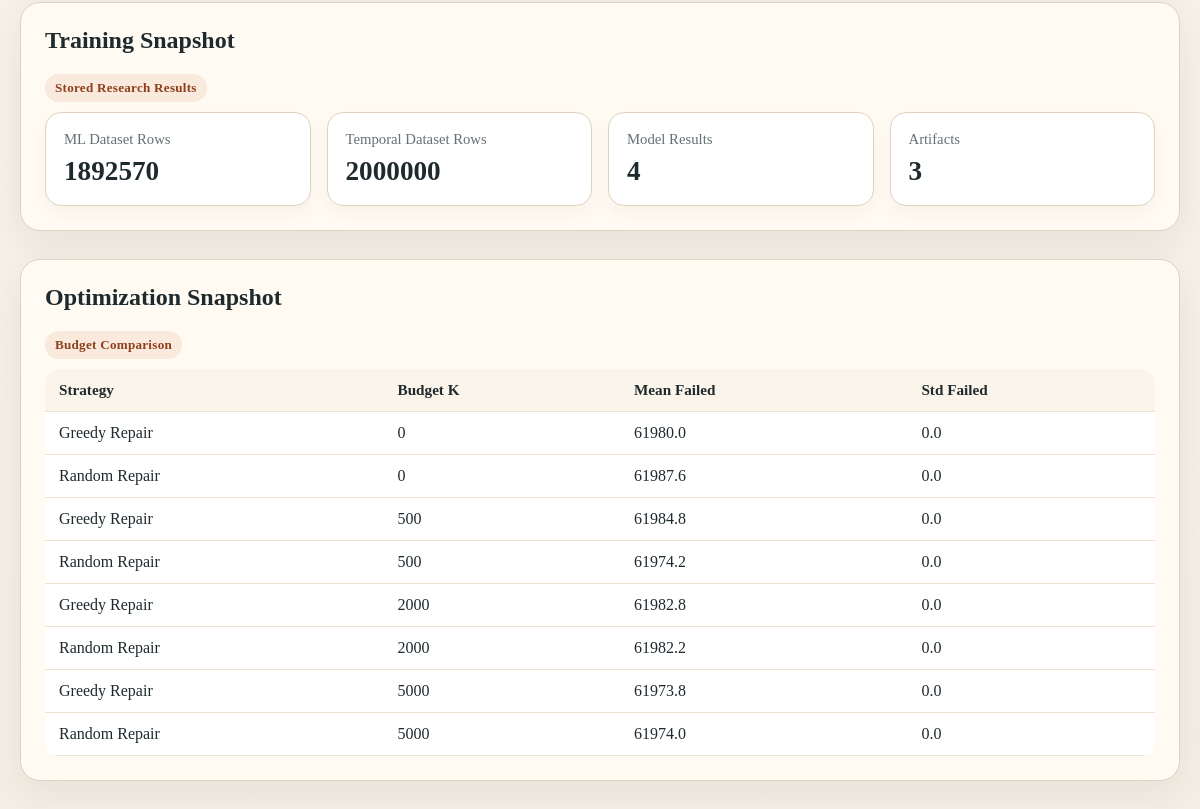
Before: / (lower part) with the older database file.
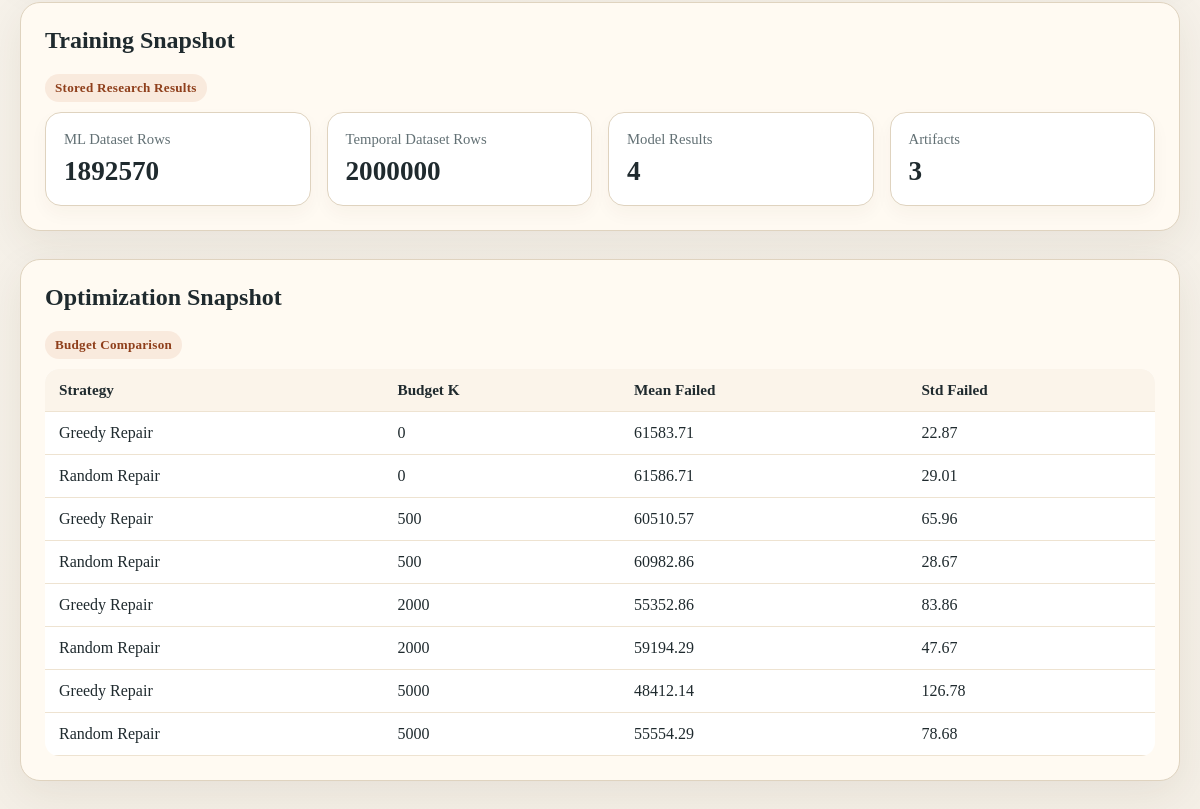
After: the same page with the newer database file.
### dashboard/models.py (models this page shows, shortened)
class TimeStampedModel(models.Model):
    created_at = models.DateTimeField(auto_now_add=True)
    updated_at = models.DateTimeField(auto_now=True)
    class Meta:
        abstract = True

class OptimizationResult(TimeStampedModel):
    run = models.ForeignKey(
        ExperimentRun,
        on_delete=models.CASCADE,
        related_name="optimization_results",
    )
    strategy_name = models.CharField(max_length=120)
    budget_k = models.PositiveIntegerField()
    mean_failed = models.FloatField()
    std_failed = models.FloatField(default=0.0)
    resilience_score = models.FloatField(null=True, blank=True)
    metadata = models.JSONField(default=dict, blank=True)
    class Meta:
        ordering = ["strategy_name", "budget_k"]
        unique_together = ("run", "strategy_name", "budget_k")

### dashboard/views.py (the view)
# urls.py: path("", views.dashboard, name="dashboard"),
def dashboard(request):
    context = get_dashboard_state(request)
    return render(request, "dashboard/dashboard.html", context)

### dashboard/views.py (called while the page is built, shortened)
def repo_root():
    return Path(__file__).resolve().parents[2]

def dashboard_artifact_dir():
    return repo_root() / "data" / "dashboard_artifacts"

@lru_cache(maxsize=64)
def _load_json_cached(path_str):
    path = Path(path_str)
    if not path.exists():
        return None
    try:
        with open(path, "r", encoding="utf-8") as file:
            return json.load(file)
    except json.JSONDecodeError:
        return None

def load_json(path: Path):
    return _load_json_cached(str(path))

@lru_cache(maxsize=32)
def _load_pickle_cached(path_str):
    path = Path(path_str)
    if not path.exists():
        return None
    with open(path, "rb") as file:
        return pickle.load(file)

def load_pickle(path: Path):
    return _load_pickle_cached(str(path))

def parse_custom_scale(raw_value):
    if raw_value in (None, ""):
        return None

def select_severity(severity_slug):
    severities = available_severities()
    severity_map = {item["slug"]: item for item in severities}
    return severity_map.get(severity_slug, severities[0]), severities

def load_roads_geojson():
    return load_json(repo_root() / "data" / "gis" / "roads_final.geojson")

### dashboard/templates/dashboard/dashboard.html (shortened to what this page needs)
{% extends "dashboard/base.html" %}
{% block head_extras %}
<link rel="stylesheet" href="https://unpkg.com/leaflet/dist/leaflet.css"/>
{% endblock %}
{% block content %}
<section class="section">
    <h2>Training Snapshot</h2>
    <span class="kicker">Stored Research Results</span>
    {% if latest_training_run %}
        <div class="grid">
            <div class="card">
                <div class="label">ML Dataset Rows</div>
                <div class="value">{{ latest_training_run.metrics.ml_dataset_rows|default:"0" }}</div>
            </div>
            <div class="card">
                <div class="label">Temporal Dataset Rows</div>
                <div class="value">{{ latest_training_run.metrics.temporal_dataset_rows|default:"0" }}</div>
            </div>
            <div class="card">
                <div class="label">Model Results</div>
                <div class="value">{{ latest_training_run.model_results.count }}</div>
            </div>
            <div class="card">
                <div class="label">Artifacts</div>
                <div class="value">{{ latest_training_run.artifacts.count }}</div>
            </div>
        </div>
    {% else %}
        <p>No training run found.</p>
    {% endif %}
</section>
<section class="section">
    <h2>Optimization Snapshot</h2>
    <span class="kicker">Budget Comparison</span>
    {% if optimization_rows %}
        <table>
            <thead>
                <tr>
                    <th>Strategy</th>
                    <th>Budget K</th>
                    <th>Mean Failed</th>
                    <th>Std Failed</th>
                </tr>
            </thead>
            <tbody>
                {% for row in optimization_rows %}
                    <tr>
                        <td>{{ row.strategy_name }}</td>
                        <td>{{ row.budget_k }}</td>
                        <td>{{ row.mean_failed }}</td>
                        <td>{{ row.std_failed }}</td>
                    </tr>
                {% endfor %}
            </tbody>
        </table>
    {% else %}
        <p>No optimization results found.</p>
    {% endif %}
</section>
{% endblock %}

Changed rows visible on the page:
changed OptimizationResult (number 1 of 8 on the later page): mean_failed "61980.0" → "61583.71"; std_failed "0.0" → "22.87"
changed OptimizationResult (number 2 of 8 on the later page): mean_failed "61987.6" → "61586.71"; std_failed "0.0" → "29.01"
changed OptimizationResult (number 3 of 8 on the later page): mean_failed "61984.8" → "60510.57"; std_failed "0.0" → "65.96"
changed OptimizationResult (number 4 of 8 on the later page): mean_failed "61974.2" → "60982.86"; std_failed "0.0" → "28.67"
changed OptimizationResult (number 5 of 8 on the later page): mean_failed "61982.8" → "55352.86"; std_failed "0.0" → "83.86"
changed OptimizationResult (number 6 of 8 on the later page): mean_failed "61982.2" → "59194.29"; std_failed "0.0" → "47.67"
changed OptimizationResult (number 7 of 8 on the later page): mean_failed "61973.8" → "48412.14"; std_failed "0.0" → "126.78"
changed OptimizationResult (number 8 of 8 on the later page): mean_failed "61974.0" → "55554.29"; std_failed "0.0" → "78.68"
